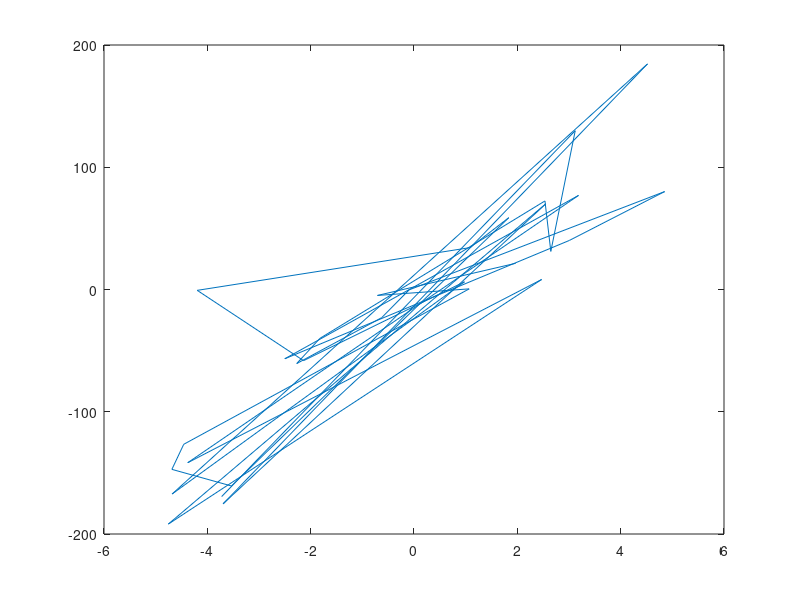

This figure's MATLAB source:
clear all;clc;close all;%format short;

figure, hold on

x=[-5,5];
m=50;

%for i=1:m %C語言會算尾數
for i = [0.1 0.3 0.7 0.9 1:20]
    y=i*x;
    plot(x,y);
    pause(0.1); %暫停(秒數) 以造成動畫效果
end

hold off

x=(rand(1,30)-0.5)*10; 
%rand(1列30個隨機元素)
%rand*10=+-5之間
%x belong(屬於) to -5 ~ 5
y=50.*rand(1,30).*x;
plot(x,y)